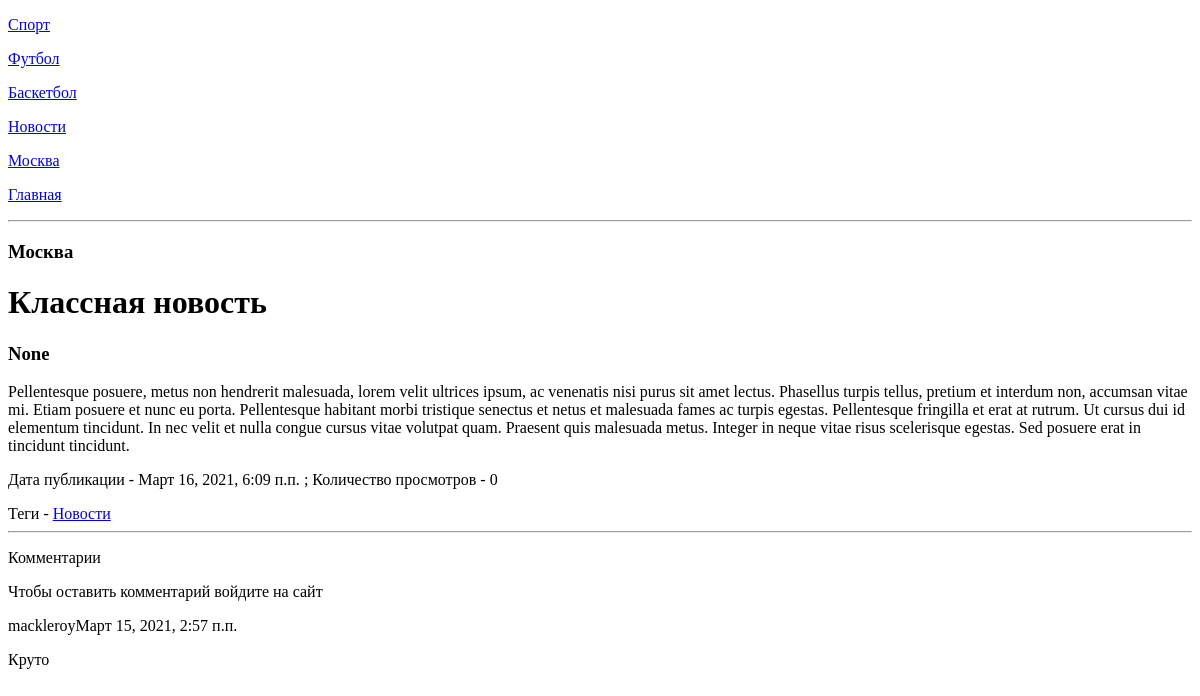
The page /moscow/cool_news/ on the database as committed earlier.
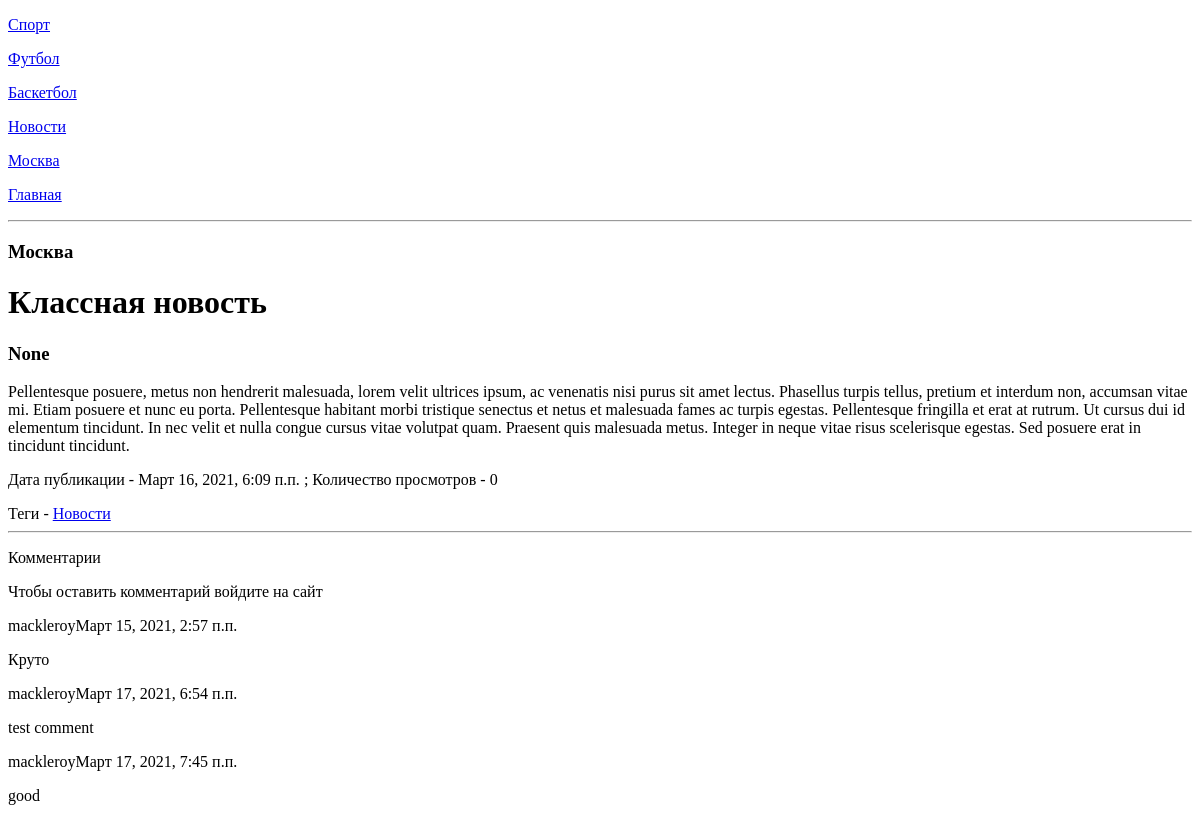
The same page on the database as committed later.
### blog/models.py (models this page shows, shortened)
class Category(MPTTModel):
    name = models.CharField('Имя', max_length=100)
    slug = models.SlugField('url', max_length=100)
    description = models.TextField('Описание', max_length=1000, default='', blank=True)
    parent = TreeForeignKey(
        'self',
        verbose_name='Родительская категория',
        on_delete=models.CASCADE,
        null=True,
        blank=True,
        related_name='children'
    )
    template = models.CharField('Шаблон', max_length=500, default='blog/post_list.html')
    published = models.BooleanField('Отображать?', default=True)
    paginated = models.PositiveIntegerField('Количество новостей на странице', default=5)
    sort = models.PositiveIntegerField('Порядок', default=0)
    def __str__(self):
        return self.name
    class Meta:
        verbose_name = 'Категория'
        verbose_name_plural = 'Категории'
    def get_absolute_url(self):
        return reverse('category', kwargs={'category_slug': self.slug})

class Tag(models.Model):
    name = models.CharField('Имя', max_length=100)
    slug = models.SlugField('url', max_length=100)
    published = models.BooleanField('Отображать?', default=True)
    class Meta:
        verbose_name = 'Тег'
        verbose_name_plural = 'Теги'

class Comment(models.Model):
    author = models.ForeignKey(User, verbose_name='Автор', on_delete=models.CASCADE)
    post = models.ForeignKey(Post, verbose_name='Статья', on_delete=models.CASCADE, related_name='comments')
    text = models.TextField('Комментарий', max_length=1000)
    created_date = models.DateTimeField(auto_now_add=True, auto_now=False)
    moderation = models.BooleanField(default=True)
    class Meta:
        verbose_name = 'Комментарий'
        verbose_name_plural = 'Комментарии'

### blog/views.py (the view, shortened to what this page needs)
# urls.py: path("<slug:category>/<slug:slug>/", views.PostDetailView.as_view(), name="detail_post"),
class PostDetailView(View):
    def get(self, request, **kwargs):
        category_list = Category.objects.filter(published=True)
        post = get_object_or_404(Post, slug=kwargs.get('slug'))
        form = CommentForm()
        return render(request, post.template, {
            'post': post,
            'categories': category_list,
            'form': form
        })

### templates/blog/post_detail.html (shortened to what this page needs)
<!DOCTYPE html>
<html lang="en">
<head>
</head>
<body>
    {% for category in categories %}
    <p><a href="{{ category.get_absolute_url }}"> {{ category.name }}</a></p>
    {% endfor %}
    <p><a href="/">Главная</a></p>
    <hr>
    <h3>{{ post.category }}</h3>
    <h1>{{ post.title }}</h1>
    <h3>{{ post.subtitle }}</h3>
    <p>{{ post.text }}</p>
    <p>Дата публикации - {{ post.published_date }} ; Количество просмотров - {{ post.viewed }}</p>
    Теги - {% for tag in post.tags.all %}
            {% if tag.published %}
            <a href="{% url 'tags' tag.slug %}">{{ tag.name }}</a>
            {% endif %}
            {% endfor %}
    <hr>
    <p>Комментарии</p>
    {% if user.is_authenticated %}
    <form method="post">
        {% csrf_token %}
        {{ form.as_p }}
        <button type="submit">Отправить</button>
    </form>
    {% else %}
        <p>Чтобы оставить комментарий войдите на сайт</p>
    {% endif %}
    {% for comment in post.comments.all %}
    <p>{{ comment.author }}{{ comment.created_date }}</p>
    <p>{{ comment.text }}</p>
    {% endfor %}
</body>
</html>

Rows that differ between the two databases and show on the page:
added Comment: author "mackleroy", created_date "Март 17, 2021, 6:54 п.п.", text "test comment"
added Comment: author "mackleroy", created_date "Март 17, 2021, 7:45 п.п.", text "good"
